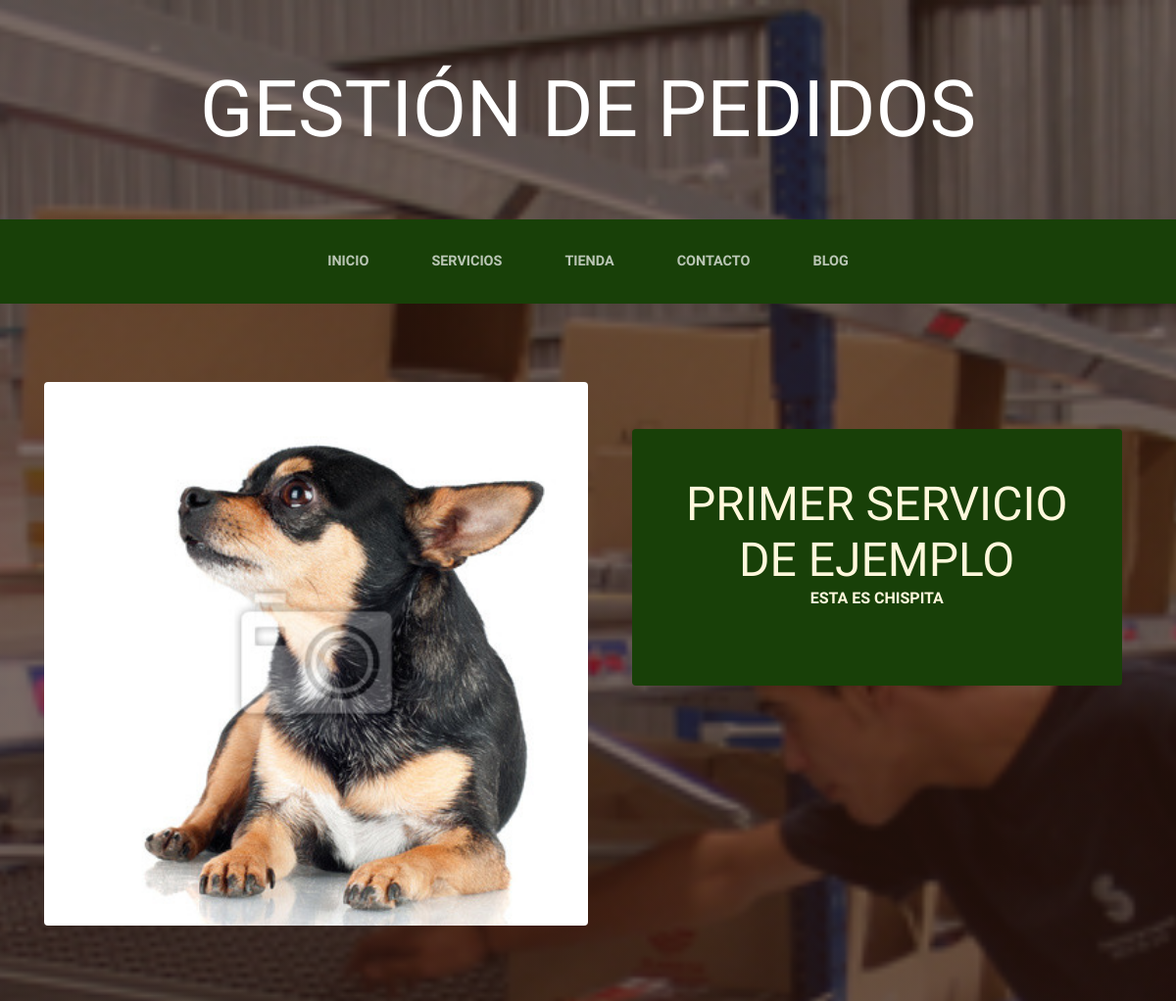
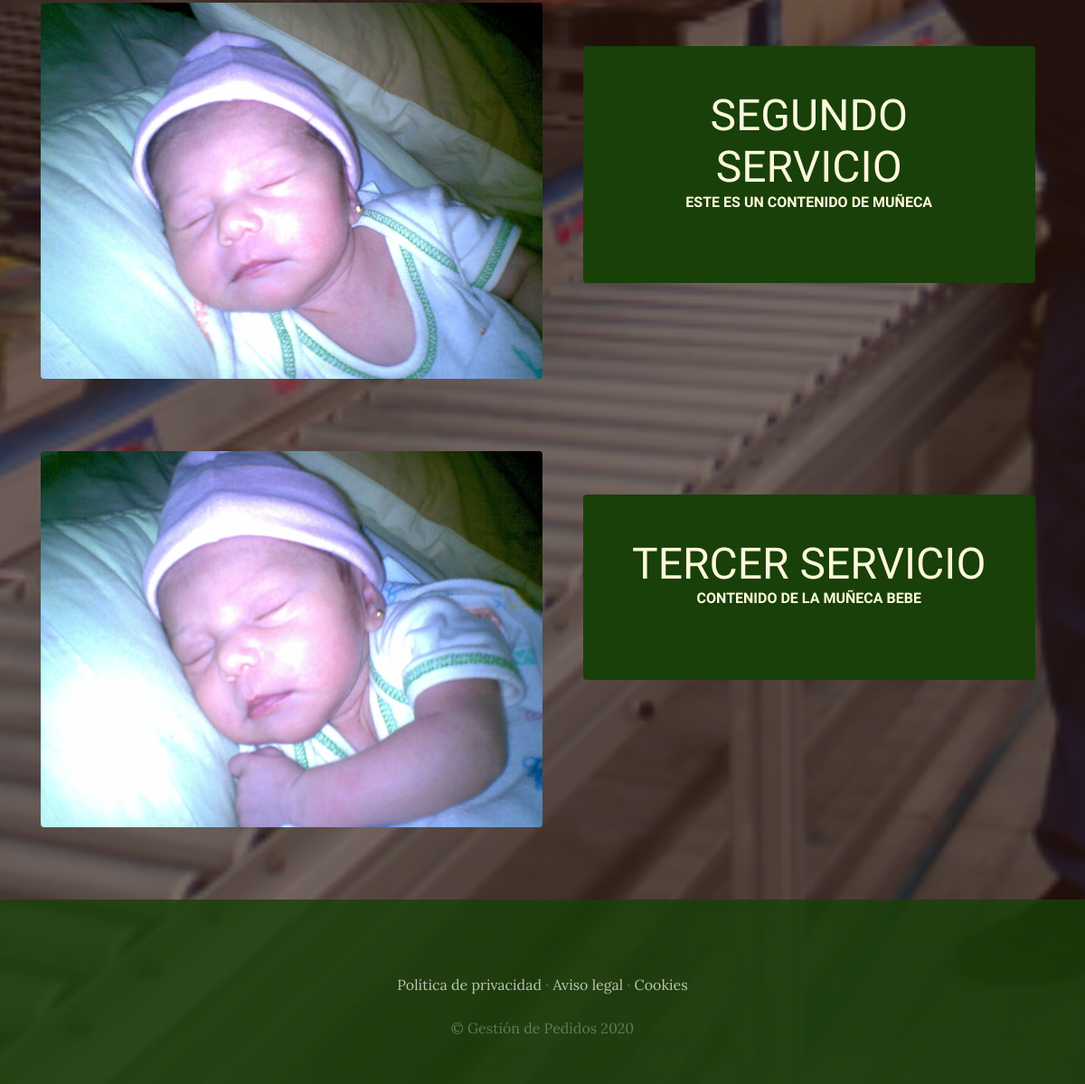
The app's page /servicios/ with its own data (2 pictures, top to bottom).
### servicios/models.py (models this page shows, shortened)
class Servicio(models.Model):
    titulo=models.CharField(max_length=50)
    contenido=models.CharField(max_length=50)
    imagen=models.ImageField(upload_to='servicios')
    created=models.DateTimeField(auto_now_add=True)
    updated=models.DateTimeField(auto_now_add=True)
    class Meta:
        verbose_name='servicio'
        verbose_name_plural='servicios'

### servicios/views.py (the view)
# urls.py: path('servicios/', include('servicios.urls')),
def servicios(request):
    servicios=Servicio.objects.all()
    return render(request,"servicios/servicios.html",{"servicios": servicios})

### servicios/templates/servicios/servicios.html
{% extends "ProyectoWebApp/base.html" %}
{% load static %}
{% block content %}
{% for servicio in servicios %}
<section class="page-section clearfix">
    <div class="container">
      <div class="intro">
          <img class="intro-img img-fluid mb-3 mb-lg-0 rounded" src="{{servicio.imagen.url}}" alt="" style="width: 50%;">
          <div class="intro-text left-0 text-center bg-faded p-5 rounded">
          <h2 class="section-heading mb-4" >
            <span class="section-heading-lower">{{servicio.titulo}}</span>
            <span class="section-heading-upper">{{servicio.contenido}}</span>
          </h2>
        </div>
      </div>
    </div>
</section>
{% endfor %}
{% endblock %}

### ProyectoWebApp/templates/ProyectoWebApp/base.html (shortened to what this page needs)
<html>
<head>
      {% load static %}
    <link href="{% static 'ProyectoWebApp/vendor/bootstrap/css/bootstrap.min.css' %}" rel="stylesheet">
      <link href="{% static 'ProyectoWebApp/css/gestion.css' %}" rel="stylesheet">
</head>
<body>
    <h1 class="site-heading text-center text-white d-none d-lg-block">
        <span class="site-heading-lower">Gestión de Pedidos</span>
      </h1>
 <nav class="navbar navbar-expand-lg navbar-dark py-lg-4" id="mainNav">
    <div class="container">
      <div class="collapse navbar-collapse" id="navbarResponsive">
        <ul class="navbar-nav mx-auto">
          <li class="nav-item {% if request.path == '/' %} active {% endif %}  px-lg-4">
            <a class="nav-link text-uppercase text-expanded" href="{% url 'Home' %}">Inicio</a>
          </li>
          <li class="nav-item {% if request.path == '/servicios' %} active {% endif %}px-lg-4">
            <a class="nav-link text-uppercase text-expanded" href="{% url 'Servicios' %}">Servicios</a>
          </li>
          <li class="nav-item {% if request.path == '/tienda' %} active {% endif %}px-lg-4">
              <a class="nav-link text-uppercase text-expanded" href="{% url 'Tienda' %}">Tienda</a>
          </li>
          <li class="nav-item {% if request.path == '/contacto' %} active {% endif %}px-lg-4">
            <a class="nav-link text-uppercase text-expanded" href="{% url 'Contacto' %}">Contacto</a>
          </li>
          <li class="nav-item {% if request.path == '/blog' %} active {% endif %}px-lg-4">
            <a class="nav-link text-uppercase text-expanded" href="{% url 'Blog' %}">Blog</a>
          </li>
        </ul>
      </div>
    </div>
  </nav>
  {% block content %}
  {% endblock %}
    <footer class="footer text-faded text-center py-5">
      <div class="container">
        <p class="m-0 mbt">
        	<a href="sample.html" class="link">Política de privacidad</a> ·
        	<a href="sample.html" class="link">Aviso legal</a> ·
        	<a href="sample.html" class="link">Cookies</a>
		</p>
        <p class="m-0 mbt1">&copy; Gestión de Pedidos 2020</p>
      </div>
	</footer>
</body>
</html>

### ProyectoWebApp/static/ProyectoWebApp/css/gestion.css (style rules this page uses)
body { font-family: 'Lora'; background: linear-gradient(rgba(47, 23, 15, 0.65), rgba(47, 23, 15, 0.65)), url("../img/bg_main.jpg"); background-attachment: fixed; background-position: center; background-size: cover; }
h1, h2, h3, h4, h5, h6 { font-family: 'Raleway'; }
p { line-height: 1.75; }
.text-faded { color: rgba(255, 255, 255, 0.3); }
.site-heading { margin-top: 5rem; margin-bottom: 5rem; text-transform: uppercase; line-height: 1; font-family: 'Raleway'; }
.site-heading .site-heading-lower { font-size: 5rem; font-weight: 100; line-height: 4rem; }
.page-section { margin-top: 5rem; margin-bottom: 5rem; }
.section-heading { text-transform: uppercase; }
.section-heading .section-heading-upper { display: block; font-size: 1rem; font-weight: 800; padding-bottom:.5rem; }
.section-heading .section-heading-lower { display: block; font-size: 3rem; font-weight: 100; }
.bg-faded { background-color: rgba(255, 255, 255, 0.85); }
#mainNav { background-color: rgba(24, 64, 8); font-family: 'Raleway'; }
#mainNav .navbar-nav .nav-item .nav-link { color: rgba(255, 255, 255, 0.7); font-weight: 800; }
@media (min-width: 992px) { #mainNav .navbar-nav .nav-item .nav-link { font-size: 0.9rem; } }
.intro { position: relative; }
@media (min-width: 992px) { .intro .intro-img { width: 75%; float: left; } }
@media (min-width: 992px) { .intro .intro-text { left: 600; width: 60%; margin-top: 3rem; background-color: rgba(24, 64, 8); color: cornsilk; position: absolute; } }
@media (min-width: 1200px) { .intro .intro-text { width: 45%; } }
.footer { background-color: rgba(24, 64, 8, 0.8); }
.mbt { padding-top: 2rem; }
.mbt1 { padding-top: 1.25rem; }
a.link { color: rgba(255, 255, 255, 0.7); }

### records on screen
Servicio: imagen (picture), titulo "PRIMER SERVICIO DE EJEMPLO", contenido "ESTA ES CHISPITA"
Servicio: imagen (picture), titulo "SEGUNDO SERVICIO", contenido "ESTE ES UN CONTENIDO DE MUÑECA"
Servicio: imagen (picture), titulo "TERCER SERVICIO", contenido "CONTENIDO DE LA MUÑECA BEBE"
